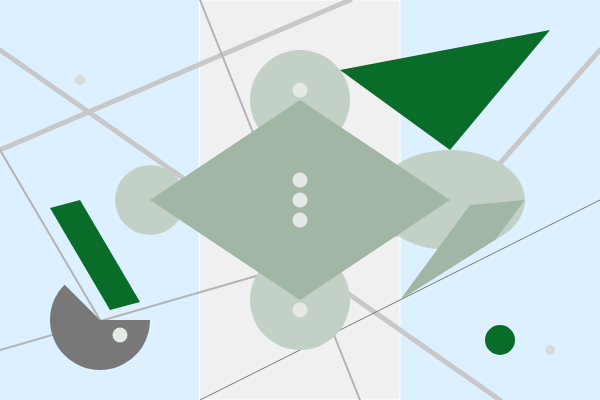
Frame 1 (no input)
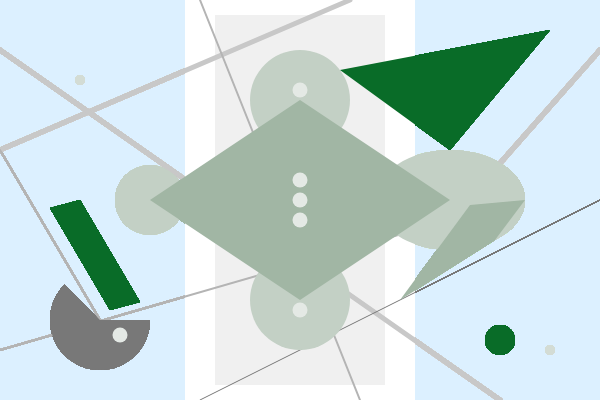
Frame 60 (no input)
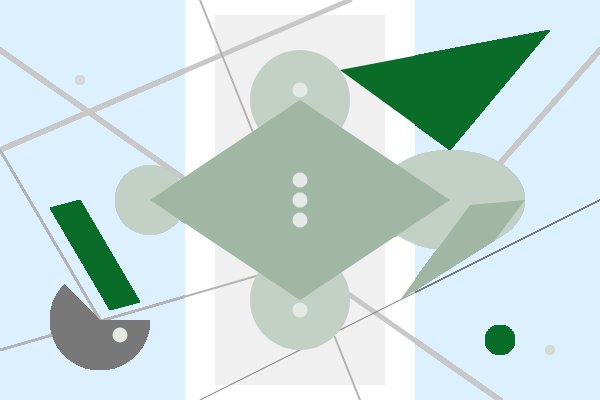
Frame 120 (the mouse pressed at the canvas centre since frame 60)

The p5.js sketch that drew these frames (run headless with seeded random() and noise() and a simulated clock; from frame 60 on, the mouse is pressed at the canvas centre):

// p5.js sketch
// ── sketch.js
function setup() {
  createCanvas(600, 400);
  background(220, 240, 255);
}

function draw() {
  // 직사각형
  stroke(255);
  fill(240);
  rect(200, 0, 200, 400);
  
  // weight 5 선
  stroke(200);
  strokeWeight(5);
  line(350, 0, 0, 150);
  line(0, 50, 500, 400);
  line(450, 220, 600, 50);
  
  // weight 2 선
  stroke(180);
  strokeWeight(2);
  line(0, 350, 450, 220);
  line(100, 320, 0, 150);
  line(200, 0, 360, 400);
  
  // weight 1 선
  stroke(120);
  strokeWeight(1);
  line(600, 200, 200, 400);
  
  // 호
  fill(120);
  noStroke();
  arc(100, 320, 100, 100, 0, PI + QUARTER_PI);
  
  // 원, 타원 시계방향 순
  fill('#c3d0c5');
  circle(300, 100, 100);
  ellipse(450, 200, 150, 100);
  circle(300, 300, 100);
  circle(150, 200, 70);
  
  fill('#a1b6a4');
  quad(525, 200, 495, 240, 400, 300, 470, 205);
  quad(300, 100, 450, 200, 300, 300, 150, 200);
  
  // 점
  stroke('#d3dcd5');
  strokeWeight(10);
  point(550, 350);
  point(80, 80);
  
  stroke('#e4e9e5');
  strokeWeight(15);
  point(120, 335);
  point(300, 90);
  point(300, 180);
  point(300, 200);
  point(300, 220);
  point(300, 310);
  
  // 삼각형, 평행사변형
  fill('#096c28');
  noStroke();
  triangle(550, 30, 340, 70, 450, 150);
  quad(110, 310, 140, 302, 80, 200, 50, 208);
  
  stroke('#096c28');
  strokeWeight(30);
  point(500, 340);
}
// ── style.css
* {
    margin: 0;
    padding: 0;
    box-sizing: border-box;
}

html,
body {
    width: 100%;
    min-height: 100vh;
}

body {
    display: flex;
    flex-direction: column;
    justify-content: center;
    align-items: center;
    gap: 20px;

    font-family: Arial, sans-serif;
    color: white;

    background: linear-gradient(
        135deg,
        #070b1f 0%,
        #121b3d 42%,
        #4f3f78 100%
    );

    overflow: hidden;
}

h1 {
    font-size: 32px;
    letter-spacing: 2px;
}

.back-button {
    position: fixed;
    top: 20px;
    left: 20px;

    padding: 10px 18px;
    border-radius: 999px;

    text-decoration: none;
    font-weight: bold;

    color: #151b35;
    background: rgba(255, 255, 255, 0.9);

    box-shadow: 0 8px 22px rgba(0, 0, 0, 0.28);
    
    cursor: pointer; 
    transition: 0.25s; 
}

.back-button:hover { 
    transform: translateY(-5px);
}

canvas {
    display: block;

    width: min(600px, calc(100vw - 40px)) !important;
    height: auto !important;

    border-radius: 20px;
    border: 3px solid rgba(255, 255, 255, 0.8);

    box-shadow: 0 18px 45px rgba(0, 0, 0, 0.35);
}
html.in-frame,
html.in-frame body {
    width: 100%;
    height: 100%;
    min-height: 0;
    overflow: hidden;
}

html.in-frame body {
    display: block;
    background: white;
}

html.in-frame h1,
html.in-frame .back-button {
    display: none;
}

html.in-frame canvas {
    width: 100% !important;
    height: 100% !important;

    border: none;
    border-radius: 0;
    box-shadow: none;
}
